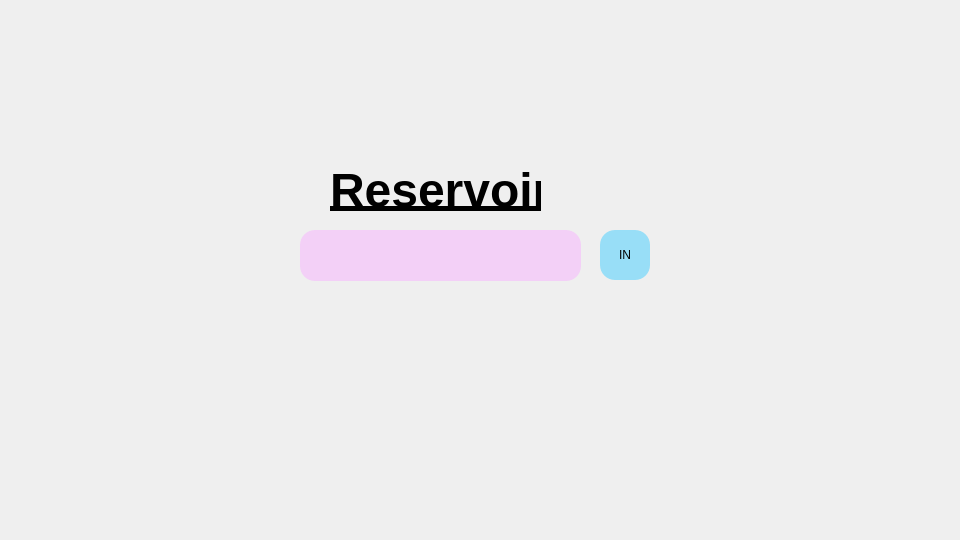
<?xml version="1.0" encoding="UTF-8"?>
<ui version="4.0">
 <class>login_page</class>
 <widget class="QWidget" name="login_page">
  <property name="geometry">
   <rect>
    <x>0</x>
    <y>0</y>
    <width>960</width>
    <height>540</height>
   </rect>
  </property>
  <property name="minimumSize">
   <size>
    <width>960</width>
    <height>540</height>
   </size>
  </property>
  <property name="maximumSize">
   <size>
    <width>960</width>
    <height>540</height>
   </size>
  </property>
  <property name="windowTitle">
   <string>Form</string>
  </property>
  <property name="styleSheet">
   <string notr="true"/>
  </property>
  <widget class="QLineEdit" name="lineEdit">
   <property name="geometry">
    <rect>
     <x>300</x>
     <y>230</y>
     <width>281</width>
     <height>51</height>
    </rect>
   </property>
   <property name="styleSheet">
    <string notr="true">QLineEdit{
	background-color: rgba(246, 176, 255,125);
   border-radius: 15px; /* 边框圆角 */
}</string>
   </property>
  </widget>
  <widget class="QPushButton" name="btnLogin">
   <property name="geometry">
    <rect>
     <x>600</x>
     <y>230</y>
     <width>50</width>
     <height>50</height>
    </rect>
   </property>
   <property name="minimumSize">
    <size>
     <width>50</width>
     <height>50</height>
    </size>
   </property>
   <property name="maximumSize">
    <size>
     <width>50</width>
     <height>50</height>
    </size>
   </property>
   <property name="contextMenuPolicy">
    <enum>Qt::DefaultContextMenu</enum>
   </property>
   <property name="styleSheet">
    <string notr="true">QPushButton {
	background-color: rgb(255, 157, 133);
	background-color: rgba(61, 203, 255, 125);
	font: 290 9pt &quot;微软雅黑 Light&quot;;
    color: #000000; /* 文字颜色 */
    font-weight: normal;
    padding: 5px; /* 按需调整内边距 */
   border-radius: 15px; /* 边框圆角 */
}

QPushButton:hover {
    border-style: solid; /* 按下时边框样式 */
    border-width: 1px; /* 按下时边框宽度 */
    border-color: #8c8884; /* 按下时边框颜色 */
    border-radius: 15px; /* 边框圆角 */
}

QPushButton:pressed {
    border-style: solid; /* 按下时边框样式 */
    border-width: 1px; /* 按下时边框宽度 */
    border-color: #8c8884; /* 按下时边框颜色 */
    border-radius: 5px; /* 边框圆角 */
}
</string>
   </property>
   <property name="text">
    <string>IN</string>
   </property>
  </widget>
  <widget class="QWidget" name="widget" native="true">
   <property name="geometry">
    <rect>
     <x>0</x>
     <y>0</y>
     <width>960</width>
     <height>540</height>
    </rect>
   </property>
   <property name="minimumSize">
    <size>
     <width>960</width>
     <height>540</height>
    </size>
   </property>
   <property name="maximumSize">
    <size>
     <width>960</width>
     <height>540</height>
    </size>
   </property>
   <property name="styleSheet">
    <string notr="true">background-image: url(:/pages/main_page/image/main_page.png);</string>
   </property>
  </widget>
  <widget class="QLabel" name="label">
   <property name="geometry">
    <rect>
     <x>330</x>
     <y>130</y>
     <width>211</width>
     <height>121</height>
    </rect>
   </property>
   <property name="font">
    <font>
     <pointsize>20</pointsize>
    </font>
   </property>
   <property name="text">
    <string>&lt;!DOCTYPE HTML PUBLIC &quot;-//W3C//DTD HTML 4.0//EN&quot; &quot;http://www.w3.org/TR/REC-html40/strict.dtd&quot;&gt;
&lt;html&gt;&lt;head&gt;&lt;meta name=&quot;qrichtext&quot; content=&quot;1&quot; /&gt;&lt;meta charset=&quot;utf-8&quot; /&gt;&lt;style type=&quot;text/css&quot;&gt;
p, li { white-space: pre-wrap; }
hr { height: 1px; border-width: 0; }
li.unchecked::marker { content: &quot;\2610&quot;; }
li.checked::marker { content: &quot;\2612&quot;; }
&lt;/style&gt;&lt;/head&gt;&lt;body style=&quot; font-family:'微软雅黑'; font-size:20pt; font-weight:700; font-style:normal;&quot;&gt;
&lt;p align=&quot;center&quot; style=&quot; margin-top:0px; margin-bottom:0px; margin-left:0px; margin-right:0px; -qt-block-indent:0; text-indent:0px;&quot;&gt;&lt;a href=&quot;https://github.com/YuanQiPKU/Reservoir&quot;&gt;&lt;span style=&quot; font-family:'-apple-system','BlinkMacSystemFont','Segoe UI','Noto Sans','Helvetica','Arial','sans-serif','Apple Color Emoji','Segoe UI Emoji'; font-size:36pt; color:#000000; background-color:transparent;&quot;&gt;Reservoir&lt;/a&gt;&lt;/p&gt;&lt;/body&gt;&lt;/html&gt;</string>
   </property>
  </widget>
  <zorder>widget</zorder>
  <zorder>lineEdit</zorder>
  <zorder>btnLogin</zorder>
  <zorder>label</zorder>
 </widget>
 <resources/>
 <connections/>
</ui>
